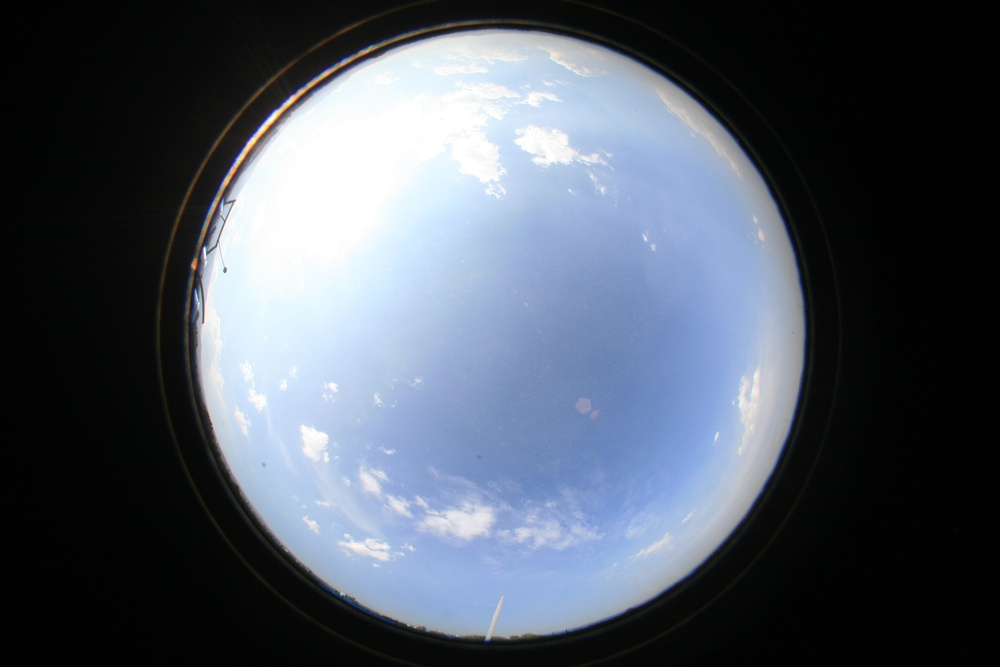
#> input picture data/sample_images/11833.JPG, 1000 x 667 px, shrunk from 4368 x 2912 before the run, found by its file name
$ python cci_test.py
#> lines starting #> are read from the running program, lines starting #| are printed output that depends on the picture; after the words box and inside, x2 and y2 are one past the last pixel; in counts of white or black regions, pixels touching at a corner belong together
### cloudcoverindex/cloudcoverindex.py
import sys
import os

from PIL import Image
from argparse import ArgumentParser, RawDescriptionHelpFormatter


from cloudcoverindex.filters import mask_filter, red_blue_filter, convolution_filter

description = "Cloud Cover Index: Determine cloud cover index from jpeg image"
__version__ = "0.0.3"


class CloudCoverApp:
    """CloudCoverApp class that processes an image.
    It uses all filters and some methods from pillow
    to modify the image and extract it's cloud cover index.
    It also allows for the image to be saved.

    :param path: path to image file
    :type path: str
    :param mask_path: path to the mask image file
    :type mask_path: str
    :param path: path where the processed image is to be saved at
    :type path: str
    """

    def __init__(self, path, mask_path, downscale_factor=1):
        """Constructor method that applies all filters to an image and keeps it as an attribute.
        First the mask_filter is applied to reduce image size and
        decrease complexity, then the red_blue_filter to categorize
        the pixels of the image, and after the convolution filter
        is applied. Finally the image is kept.

        :param path: path to image file
        :type path: str
        :param mask_path: path to the mask image file
        :type mask_path: str
        """
#> called with path = 'data/sample_images/11833.JPG', mask_path = 'data/mask-1350-sq.png', downscale_factor = 1
        image = mask_filter(Image.open(path), Image.open(mask_path), downscale_factor=downscale_factor)
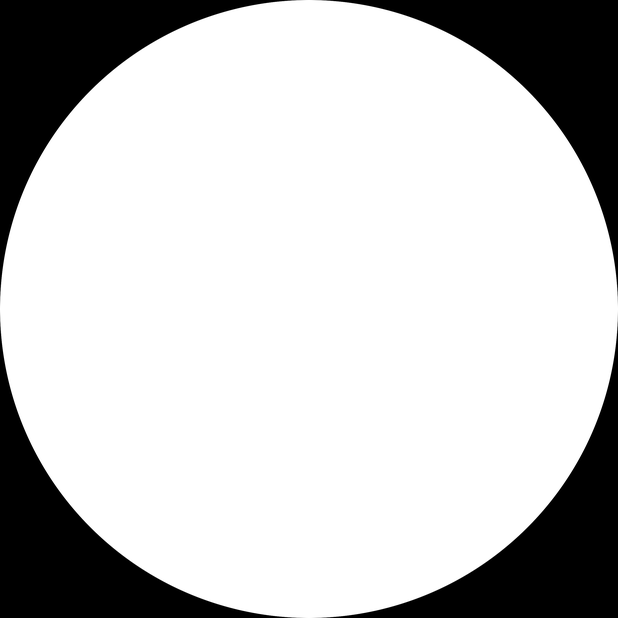
#> input picture data/mask-1350-sq.png, 618 x 618 px, shrunk from 2700 x 2700 before the run, found by its file name
        image = red_blue_filter(image)
        image = convolution_filter(image)

        self.__image = image

    # [86 lines left out: functions get_cloud_cover_index, save, main, not called in this run]


# [2 lines that do not run on import are left out]

### cloudcoverindex/filters.py
from PIL import Image, ImageFilter


def mask_filter(image, mask, downscale_factor=1):
    """Applies a transparency mask to the given image.
    This method applies a transparency mask over an RGB
    image returning an RGBA image where its alpha channel
    are the values of the mask channel.
    Requires the mask to be a one channel image.

    :param image: An image, must be in RGB mode. If image size is bigger than mask size the image is cropped
    :param mask: An image, must have only one band/channel. Width and height of mask must not exceed image dimensions
    :param downscale_factor: An optional factor to downscale the image.
    :type downscale_factor: int
    :return: An image in RGBA mode, keeping RGB values from image and adding mask as the A channel.
    """
    if image is None:
        raise TypeError("Invalid None type argument")
    if mask is None:
        raise TypeError("Invalid None type argument")
    if mask.size[0] > image.size[0] or mask.size[1] > image.size[1]:
        raise ValueError("Both width and height of mask must be smaller than width and height of image")
    if image.mode != "RGB":
        raise ValueError("Only RGB images are supported")
    if len(mask.getbands()) != 1:
        raise ValueError("Mask must have only one channel")
    if downscale_factor < 1:
        raise ValueError("Downscale factor must be grater than 1")

    # Crop the image if bigger
    if image.size[0] > mask.size[0] or image.size[1] > mask.size[1]:
        image = __crop_borders(image, mask.size)

    # Downscale both image and mask
    if downscale_factor != 1:
        image = image.resize((image.size[0] // downscale_factor, image.size[1] // downscale_factor), Image.LANCZOS)
        mask = mask.resize((mask.size[0] // downscale_factor, mask.size[1] // downscale_factor), Image.LANCZOS)

    return Image.merge("RGBA", image.split() + mask.split())


def __crop_borders(image, new_size):
#> called with new_size = (618, 618)
    width = image.size[0]
#> width = 1000
    height = image.size[1]
#> height = 667
    new_width = new_size[0]
#> new_width = 618
    new_height = new_size[1]
#> new_height = 618

    # Otherwise there is no point in calling this method
    assert width > new_width or height > new_height

    new_upper_left_corner = [(width - new_width) // 2, (height - new_height) // 2]
#> new_upper_left_corner = [191, 24]
    new_lower_right_corner = [new_upper_left_corner[0] + new_width, new_upper_left_corner[1] + new_height]
#> new_lower_right_corner = [809, 642]
    return image.crop(new_upper_left_corner + new_lower_right_corner)


def red_blue_filter(image):
    """Applies an R/B filter to each pixel in the image
    Applies a pixel wise filter to the provided image:
    Converts a pixel to white if the Red/Blue component ratio
    is bigger than 0.95, otherwise converts the pixel to black.
    For the pixel is transparent the resulting greyscale band value will be 0.
    Requires The image to be in RGBA mode.

    :param image: An image.
    :return: An LA image( greyscale with alpha channel).
    """
    if image is None:
        raise TypeError("Invalid None type argument")
    if image.mode != "RGBA":
        raise ValueError("Only RGBA images are supported")

    width, height = image.size
#> width = 618; height = 618

    img_pixels = image.load()
    # Single band image for storing the computed filter values for each pixel
    greyscale_band = Image.new("L", image.size, color=0)
#> greyscale_band: PIL image 618x618 L; every value is 0
    greyscale_band_pixels = greyscale_band.load()
    for x in range(width):
        for y in range(height):
            greyscale_band_pixels[x, y] = __red_blue_pixel_filter(img_pixels[x, y])

    # Return the result of merging the computed greyscale image with the original alpha channel.
    return Image.merge("LA", (greyscale_band, image.split()[3]))
#> returned value: PIL image 618x618 LA


def __red_blue_pixel_filter(pixel):
    """This method applies the filter defined above to a pixel
    Returns an int value (255 or 0) as the result of applying the filter
    to teh pixel. If the received pixel is transparent returns 0.
    """
    white_pixel = 255
    black_pixel = 0

    red_band_value = pixel[0]
    blue_band_value = pixel[2]
    alpha_band_value = pixel[3]

    if alpha_band_value == 0:  # transparent pixel case
        return black_pixel
    if blue_band_value == 0:  # 0 Blue component case
        return white_pixel
    if red_band_value / blue_band_value > 0.95:
        return white_pixel
    else:
        return black_pixel


def convolution_filter(image):
    """Applies a convolution filter to the provided image.
    The convolution filter is a simple mean 5x5 convolution filter but dividing the sum by 255.
    (Can be though of as counting every white pixel). Then the results are converted to binary (0, 255)
    values following the next rules.

    0 <= value <= 7 -> the returned pixel value is 0.
    7 < value <= 16 -> the returned pixel value doesnt change.
    16 < value <= 25 -> the returned pixel value is 255.

    Note that this filter is only applied to the L band of the image and in order to work properly
    the L band values must be either 0 or 255.
    Requires the image to be in mode LA.

    :param image: An Image in LA mode.
    :return: An image. The returned image contains two channels and the alpha channel remains unchanged.
    """
    if image.mode != "LA":
        raise ValueError("Only LA images allowed")

    # Initialize kernel
    kernel_size = (5, 5)
    kernel = [
        1, 1, 1, 1, 1,
        1, 1, 1, 1, 1,
        1, 1, 1, 1, 1,
        1, 1, 1, 1, 1,
        1, 1, 1, 1, 1,
    ]
    kernel_filter = ImageFilter.Kernel(kernel_size, kernel, scale=255)
    image_l_band, image_alpha_band = image.split()
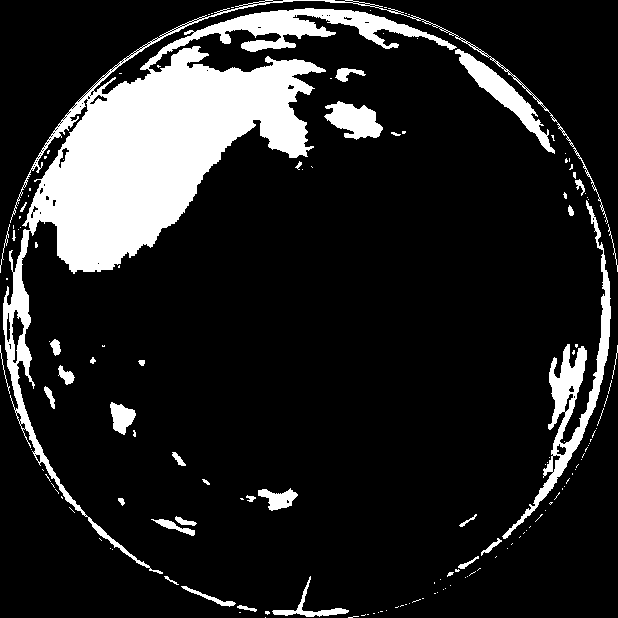
#> image_l_band: PIL image 618x618 L; 14.6% white; 149 white regions (113 under 20 px), largest, box (x1, y1, x2, y2) and area: (3, 0, 608, 574) 43463, (502, 200, 611, 539) 4564, (455, 49, 555, 154) 2036
#> image_alpha_band is the input picture: PIL image 618x618 L; min 0, max 255, mean 200.2
    convolved_band = image_l_band.filter(kernel_filter)
    convolved_band = __select_output_pixels(image_l_band, convolved_band)
#> convolved_band: PIL image 618x618 L; 14.4% white; 92 white regions (53 under 20 px), largest, box (x1, y1, x2, y2) and area: (3, 0, 457, 574) 42846, (502, 253, 611, 539) 4373, (455, 49, 555, 153) 2029
    return Image.merge("LA", (convolved_band, image_alpha_band))


def __select_output_pixels(original_band, convolved_band):
    original_pixels = original_band.load()
    convolved_pixels = convolved_band.load()

    width, height = original_band.size
    for x in range(width):
        for y in range(height):
            convolved_pixels[x, y] = __select_output_pixel(original_pixels[x, y], convolved_pixels[x, y])

    return convolved_band


def __select_output_pixel(original_pixel, convolved_pixel):
    black_pixel = 0
    white_pixel = 255

    if convolved_pixel <= 7:
        return black_pixel
    if convolved_pixel <= 16:
        return original_pixel
    return white_pixel

### scripts/cci_test.py
from PIL import Image


# Ugly hack to allow absolute import from the root folder
# whatever its name is. Please forgive the heresy.
if __name__ == "__main__" and __package__ is None:
    from sys import path
    from os.path import dirname as dir

    path.append(dir(path[0]))
    __package__ = "examples"

import cloudcoverindex.cloudcoverindex as cci

image1 = cci.CloudCoverApp("data/sample_images/11833.JPG", "data/mask-1350-sq.png")
image2 = cci.CloudCoverApp("data/sample_images/11836.JPG", "data/mask-1350-sq.png")
#> call 2 of __init__, with path = 'data/sample_images/11836.JPG', mask_path = 'data/mask-1350-sq.png', downscale_factor = 1
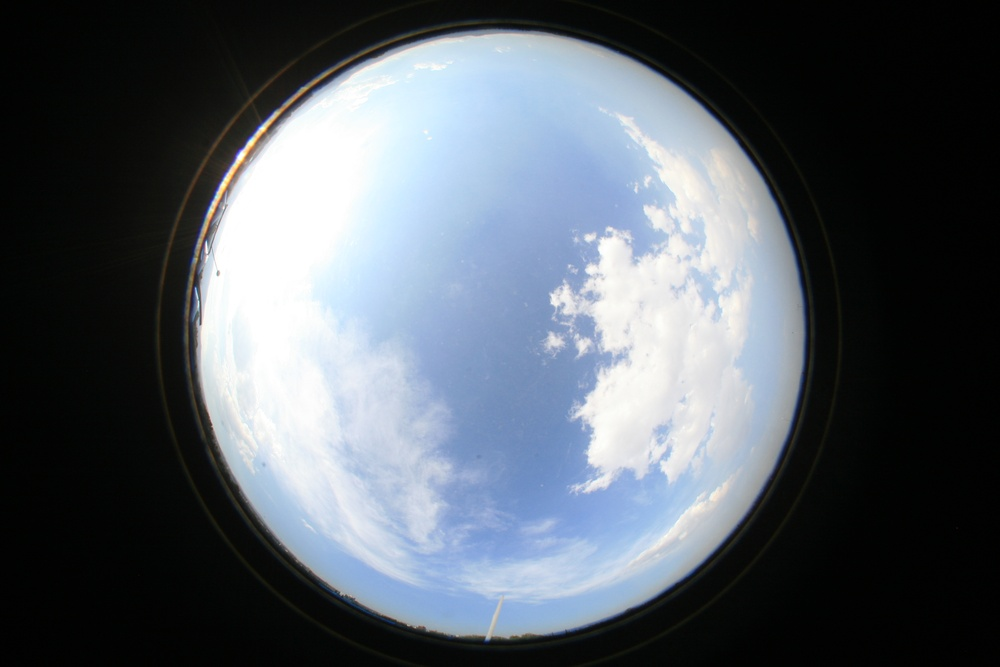
#> input picture data/sample_images/11836.JPG, 1000 x 667 px, shrunk from 4368 x 2912 before the run, found by its file name
#> call 2 of mask_filter, with downscale_factor = 1
#> in mask_filter (call 2), `return Image.merge("RGBA", image.split() + mask.split())`:
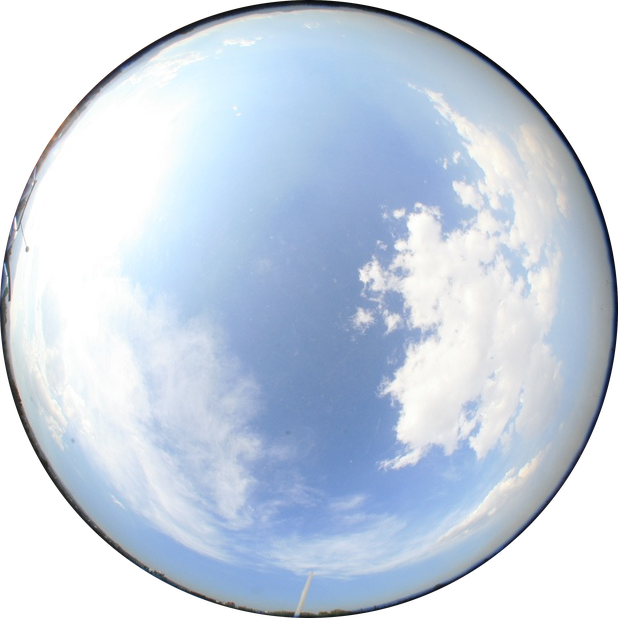
#> returned value: PIL image 618x618 RGBA; mean R, G, B, A 148.8, 160.7, 175.5, 200.2; transparent parts drawn white
#> in red_blue_filter (call 2), `return Image.merge("LA", (greyscale_band, image.split()[3]))`:
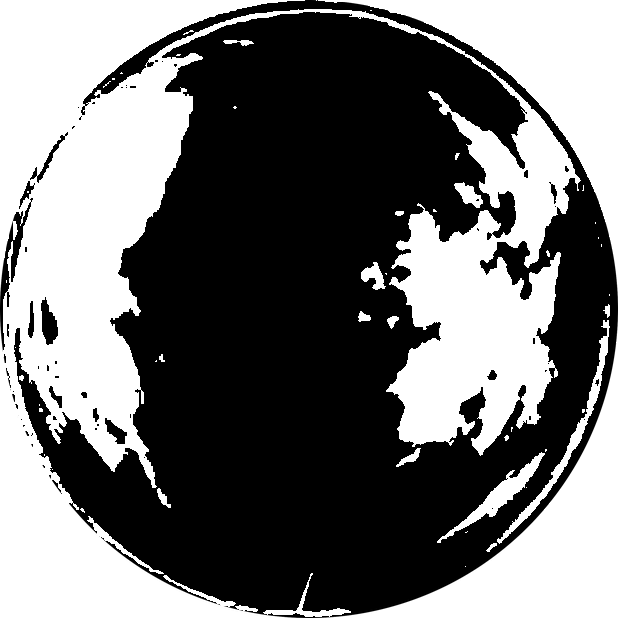
#> returned value: PIL image 618x618 LA; mean R, G, B, A 59.1, 59.1, 59.1, 200.2; transparent parts drawn white
#> in convolution_filter (call 2), `image_l_band, image_alpha_band = image.split()`:
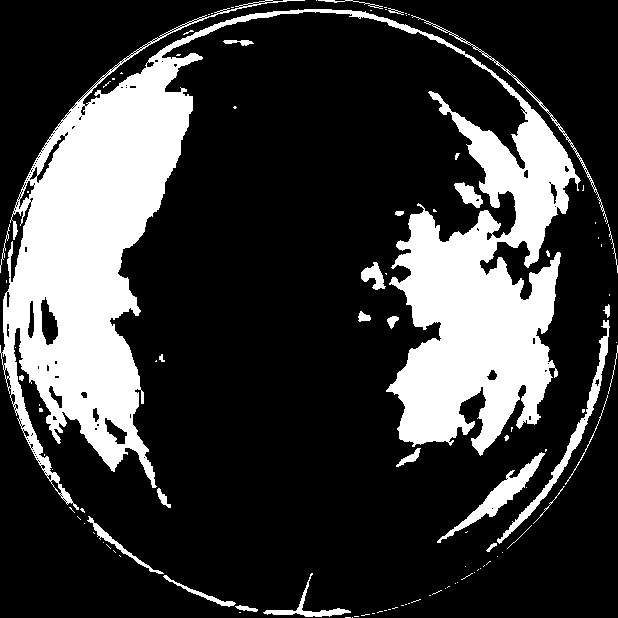
#> image_l_band: PIL image 618x618 L; 23.2% white; 106 white regions (76 under 20 px), largest, box (x1, y1, x2, y2) and area: (0, 0, 581, 510) 81084, (497, 320, 610, 544) 1685, (437, 452, 545, 543) 1523
#> in convolution_filter (call 2), `convolved_band = image_l_band.filter(kernel_filter)`:
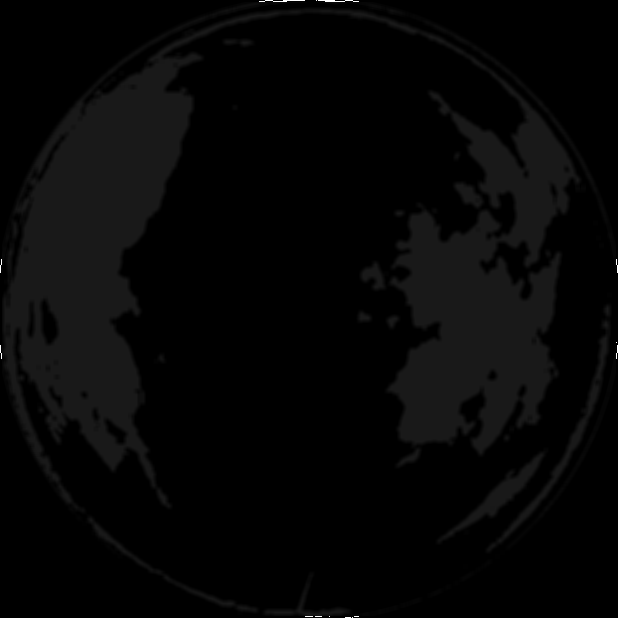
#> convolved_band: PIL image 618x618 L; min 0, max 255, mean 5.9
#> (the run stopped early here; a loop or call above may not have finished)
